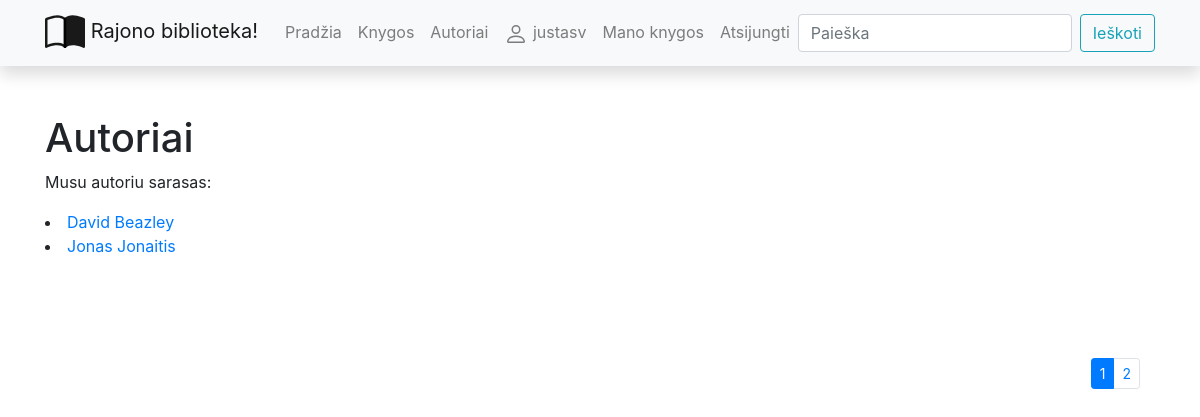
The app's page /library/authors/ (signed in) with its own data.
### library/models.py (models this page shows, shortened)
class Author(models.Model):
    first_name = models.CharField('Vardas', max_length=100)
    last_name = models.CharField('Pavarde', max_length=100)
    description = HTMLField()
    class Meta:
        ordering = ['last_name', 'first_name']
    def display_books(self):
        return ', '.join(book.title for book in self.books.all()[:3])
    display_books.short_description = "Knygos"

### library/views.py (the view)
# urls.py: path('authors/', views.authors, name='authors'),
def authors(request):
    paginator = Paginator(Author.objects.all(), 2)
    page_number = request.GET.get('page')
    paged_authors = paginator.get_page(page_number)
    kontext = {
        'authors': paged_authors
    }
    return render(request, 'authors.html', context=kontext)

### library/templates/authors.html
{% extends 'base.html' %}
{% block content %}
<h1>Autoriai</h1>
<p>Musu autoriu sarasas:</p>
{% for a in authors %}
<li>
    <a href="{% url 'author' a.id %}">{{a.first_name}} {{a.last_name}}</a>
</li>
{% endfor %}
<div class="container puslapiai">
    <nav aria-label="...">
        {% if authors.has_other_pages %}
        <ul class="pagination pagination-sm justify-content-end">
            {% for i in authors.paginator.page_range %}
                {% if authors.number == i %}
                    <li class="page-item active">
                        <a class="page-link" href="">{{i}}</a>
                    </li>
                {% else %}
                    <li class="page-item">
                        <a class="page-link" href="?page={{i}}">{{i}}</a>
                    </li>
                {% endif %}
            {% endfor %}
        </ul>
        {% endif %}
    </nav>
</div>
{% endblock %}

### library/templates/base.html (shortened to what this page needs)
<!DOCTYPE html>
<html lang="en">
  <head>
    <link
      rel="stylesheet"
      href="https://stackpath.bootstrapcdn.com/bootstrap/4.1.3/css/bootstrap.min.css"
    />
    <link
      rel="stylesheet"
      href="https://cdnjs.cloudflare.com/ajax/libs/font-awesome/4.7.0/css/font-awesome.min.css"
    />
    {% load static %}
    <link rel="stylesheet" href="{% static 'css/styles.css' %}" />
  </head>
  <body>
    <nav
      class="navbar navbar-expand-lg navbar-light bg-light static-top mb-5 shadow"
    >
      <div class="container">
        <a class="navbar-brand" href="#">
          Rajono biblioteka!</a
        >
        <div class="collapse navbar-collapse" id="navbarResponsive">
          <ul class="navbar-nav ml-auto">
            <li class="nav-item">
              <a class="nav-link" href="{% url 'index' %}">Pradžia</a>
            </li>
            <li class="nav-item">
              <a class="nav-link" href="{% url 'books_link' %}">Knygos</a>
            </li>
            <li class="nav-item">
              <a class="nav-link" href="{% url 'authors' %}">Autoriai</a>
            </li>
          {% if user.is_authenticated %}
            <li class="nav-item"><a class="nav-link" href="#">
            {{ user.get_username }}</a></li>
            <li class="nav-item"><a class="nav-link" href="{% url 'my-borrowed' %}">Mano knygos</a></li>
            <li class="nav-item"><a class="nav-link" href="{% url 'logout'%}?next=/library">Atsijungti</a></li>
          {% else %}
            <li class="nav-item"><a class="nav-link" href="{% url 'login'%}?next={{request.path}}">Prisijungti</a></li>
            <li class="nav-item"><a class="nav-link" href="#">Registruotis</a></li>
          {% endif %}
          </ul>
          <form
            class="form-inline my-2 my-lg-0"
            action="{% url 'search_link' %}"
            method="get"
          >
            <input
              class="form-control mr-sm-2"
              type="search"
              placeholder="Paieška"
              aria-label="Search"
              name="query"
            />
            <button class="btn btn-outline-info my-2 my-sm-0" type="submit">
              Ieškoti
            </button>
          </form>
        </div>
      </div>
    </nav>
    <div class="container">{% block content %}{% endblock %}</div>
  </body>
</html>

### library/static/css/styles.css (style rules this page uses)
.puslapiai { margin-top: 100px; float: left; }

### records on screen
Author: first_name "David", last_name "Beazley"
Author: first_name "Jonas", last_name "Jonaitis"

### other values on screen
{{ user.get_username }} "justasv"
{{ i }} "1"
{{ i }} "2"
